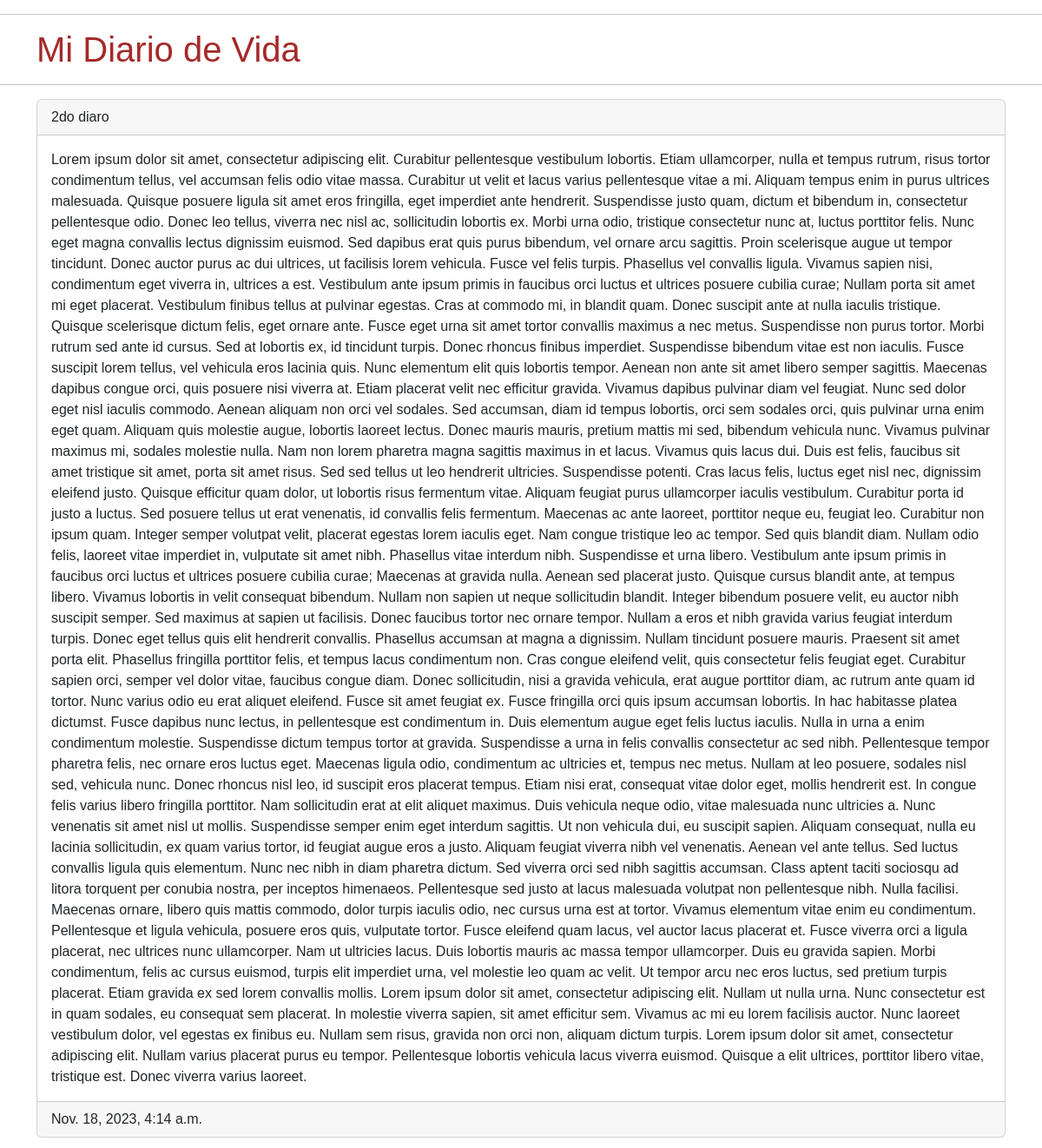
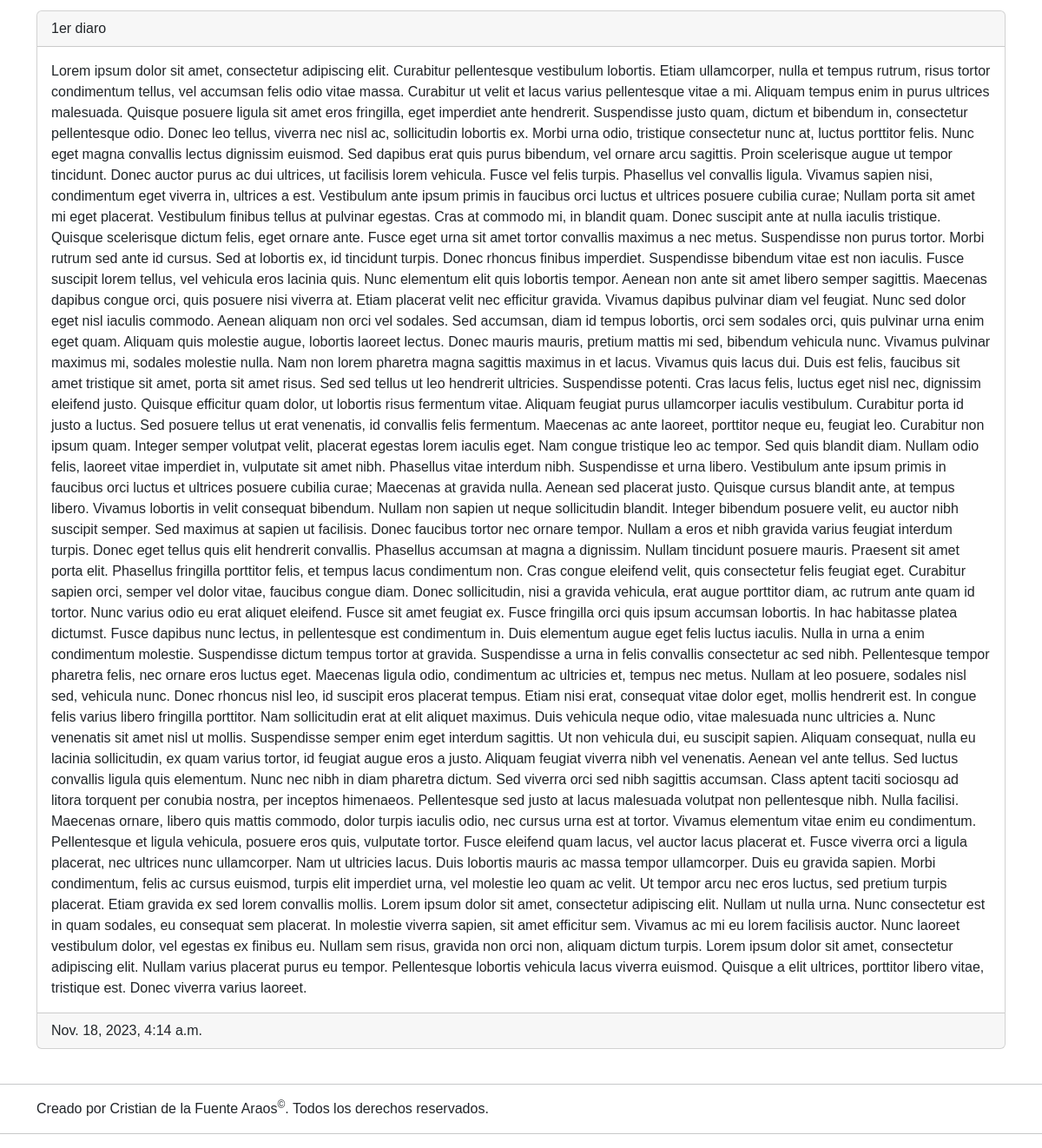
Screenshot of /diary/ with the database file from the repository (2 pictures, top to bottom).
### mydiary/models.py (models this page shows, shortened)
class Entry(models.Model):
    id = models.IntegerField(primary_key=True, auto_created=True)
    titulo = models.CharField(max_length=200)
    texto = models.TextField()
    fecha = models.DateTimeField(default=timezone.now)

### mydiary/views.py (the view)
# urls.py: path('', views.index),
def index(request):
    publicaciones = Entry.objects.all().order_by('-fecha').values()
    context = {
        'publicaciones': publicaciones
    }
    return render(request, 'diary.html', context)

### mydiary/templates/diary.html (shortened to what this page needs)
<!DOCTYPE html>
<html lang="en">
<head>
    <link rel="stylesheet" href="https://cdn.jsdelivr.net/npm/bootstrap@5.2.3/dist/css/bootstrap.min.css">
    <link rel="stylesheet" href="https://cdnjs.cloudflare.com/ajax/libs/font-awesome/6.4.2/css/all.min.css" />
</head>
<body>
    <hr class="hr" />
    <div class="container">
        <h1>
            {% block title %}
                Mi Diario de Vida
            {% endblock %}
        </h1>
    </div>
    <hr class="hr" />
    <div class="container">
        {% block content %}
            {% if publicaciones %}
                {% for publicacion in publicaciones %}
                    <div class="card">
                        <div class="card-header">
                            {{ publicacion.titulo }}
                        </div>
                        <div class="card-body">
                            <p class="card-text">{{ publicacion.texto }}</p>
                        </div>
                        <div class="card-footer text-body-secondary">
                            {{ publicacion.fecha }}
                        </div>
                    </div>
                    <br />
                {% endfor %}
            {% else %}
                <b>No hay publicaciones disponibles</b>
            {% endif %}
        {% endblock %}
    </div>
    <hr class="hr" />
    <div class="container">
        {% block footer %}
            Creado por Cristian de la Fuente Araos<sup>&copy;</sup>. Todos los derechos reservados.
        {% endblock %}
    </div>
    <hr class="hr" />
</body>
</html>

### mydiary/templates/diary.html (style rules this page uses)
body { font-family: 'Trebuchet MS', 'Lucida Sans Unicode', 'Lucida Grande', 'Lucida Sans', Arial, sans-serif; }
h1 { color:brown; }

### rows the page displays
Entry: titulo "2do diaro", texto "Lorem ipsum dolor sit amet, consectetur adipiscing elit. Curabitur pellentesque vestibulum lobortis. Etiam ullamcorper, nulla et tempus rutrum, risus tortor condimentum tellus, vel accumsan felis odio vitae massa. Curabitur ut velit et lacus varius pellentesque vitae a mi. Aliquam tempus enim in purus ultrices malesuada. Quisque posuere ligula sit amet eros fringilla, eget imperdiet ante hendrerit. Suspendisse justo quam, dictum et bibendum in, consectetur pellentesque odio. Donec leo tellus, viverra nec nisl ac, sollicitudin lobortis ex. Morbi urna odio, tristique consectetur nunc at, luctus porttitor felis. Nunc eget magna convallis lectus dignissim euismod. Sed dapibus erat quis purus…", fecha "Nov. 18, 2023, 4:14 a.m."
Entry: titulo "1er diaro", texto "Lorem ipsum dolor sit amet, consectetur adipiscing elit. Curabitur pellentesque vestibulum lobortis. Etiam ullamcorper, nulla et tempus rutrum, risus tortor condimentum tellus, vel accumsan felis odio vitae massa. Curabitur ut velit et lacus varius pellentesque vitae a mi. Aliquam tempus enim in purus ultrices malesuada. Quisque posuere ligula sit amet eros fringilla, eget imperdiet ante hendrerit. Suspendisse justo quam, dictum et bibendum in, consectetur pellentesque odio. Donec leo tellus, viverra nec nisl ac, sollicitudin lobortis ex. Morbi urna odio, tristique consectetur nunc at, luctus porttitor felis. Nunc eget magna convallis lectus dignissim euismod. Sed dapibus erat quis purus…", fecha "Nov. 18, 2023, 4:14 a.m."
